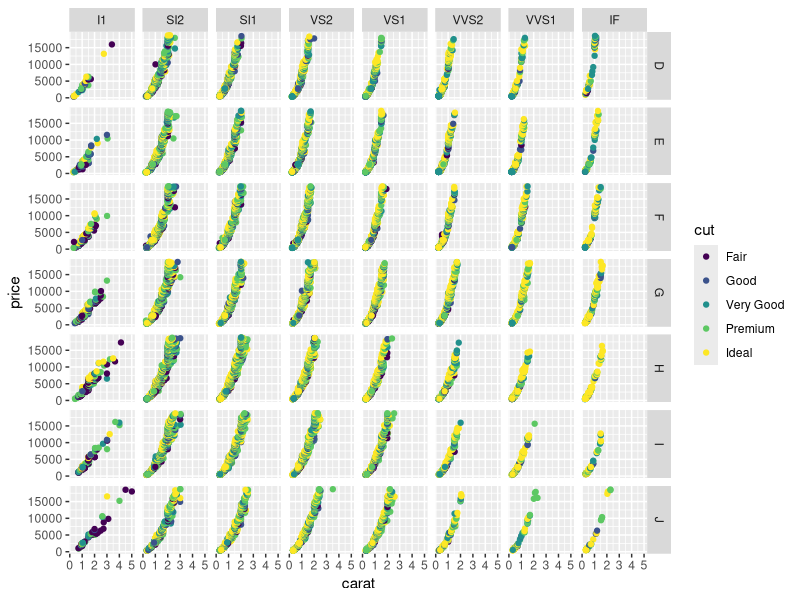

Source code (R):
## ---- chunk 1
knitr::opts_chunk$set(echo = FALSE)
## ---- chunk 2
suppressWarnings(suppressPackageStartupMessages(library(ggplot2)))
data("diamonds")
suppressMessages(str(diamonds))
## ---- chunk 3
ggplot(diamonds, aes(x=carat, y=price, color=cut)) + geom_point() + facet_grid(color ~ clarity)
## ---- chunk 4
 m1 <- lm(I(log10(price)) ~ I(carat^(1/3)), data = diamonds)
 m2 <- update(m1,~ . +carat)
 m3 <- update(m2,~ . +cut)
 m4 <- update(m3,~ . +color)
 m5 <- update(m4,~ . +clarity)
m5
